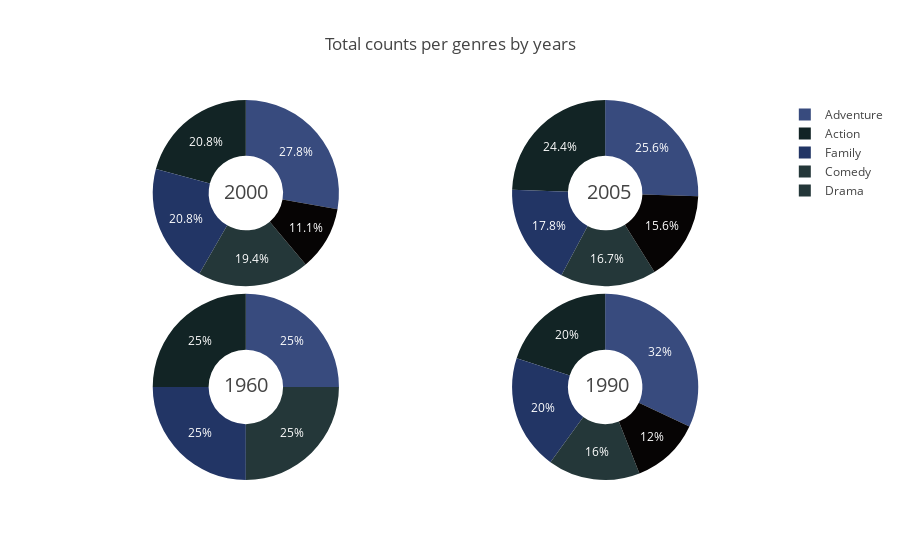

Notebook code cell kept with this figure:
### Code cell
fig = {
    'data': [
        {
            'labels': genre_total_1960,
            'values': total_count_1960,
            'type': 'pie',
            "hole": .4,
            'marker': {'colors': ['rgb(56, 75, 126)',
                                  'rgb(18, 36, 37)',
                                  'rgb(34, 53, 101)',
                                  'rgb(36, 55, 57)',
                                  'rgb(6, 4, 4)']},
            'domain': {'x': [0, .48],
                       'y': [0, .49]},
            'hoverinfo':'label+percent+name',
            "text":[""],
            "textposition":"inside"
    
        },
        {
            'labels': genre_total_1990,
            'values': total_count_1990,
            'marker': {'colors': ['rgb(56, 75, 126)',
                                  'rgb(18, 36, 37)',
                                  'rgb(34, 53, 101)',
                                  'rgb(36, 55, 57)',
                                  'rgb(6, 4, 4)']},
            'type': 'pie',
            "hole": .4,
            'name': '1990',
            'domain': {'x': [.52, 1],
                       'y': [0, .49]},
            'hoverinfo':'label+percent+name',
            "text":[""],
            "textposition":"inside"

        },
        {
            'labels': genre_total_2000,
            'values': total_count_2000,
            'marker': {'colors': ['rgb(56, 75, 126)',
                                  'rgb(18, 36, 37)',
                                  'rgb(34, 53, 101)',
                                  'rgb(36, 55, 57)',
                                  'rgb(6, 4, 4)']},
            'type': 'pie',
            "hole": .4,
            'name': '2000',
            'domain': {'x': [0, .48],
                       'y': [.51, 1]},
            'hoverinfo':'label+percent+name',
            "text":[""],
            "textposition":"inside"
        },
        {
            'labels': genre_total_2005,
            'values': total_count_2005,
            'marker': {'colors': ['rgb(56, 75, 126)',
                                  'rgb(18, 36, 37)',
                                  'rgb(34, 53, 101)',
                                  'rgb(36, 55, 57)',
                                  'rgb(6, 4, 4)']},
            'type': 'pie',
            'name':'2005',
            "hole": .4,
            'domain': {'x': [.52, 1],
                       'y': [.51, 1]},
            'hoverinfo':'label+percent+name',
            "text":[""],
            "textposition":"inside"
        }
    ],
    'layout': {'title': 'Total counts per genres by years',
               'showlegend': True,
               "annotations": [
            {
                "font": {
                    "size": 20
                },
                "showarrow": False,
                "text": "2000",
                "x": 0.205,
                "y": 0.8
            },
            {
                "font": {
                    "size": 20
                },
                "showarrow": False,
                "text": "2005",
                "x": 0.8,
                "y": 0.8
            }
                   ,{
                "font": {
                    "size": 20
                },
                "showarrow": False,
                "text": "1990",
                "x": 0.797,
                "y": 0.21
            }
                   ,{
                "font": {
                    "size": 20
                },
                "showarrow": False,
                "text": "1960",
                "x": 0.205,
                "y": 0.21
            }
        ]}
}

iplot(fig,  show_link=False)

### Figure 1 — Plotly figure (JSON) as saved in the notebook; plotly's stock layout.template omitted (floating-point values rounded to 4 significant figures)
{"data": [{"domain": {"x": [0, 0.48], "y": [0, 0.49]}, "hole": 0.4, "hoverinfo": "label+percent+name", "labels": ["Adventure", "Action", "Family", "Comedy"], "marker": {"colors": ["rgb(56, 75, 126)", "rgb(18, 36, 37)", "rgb(34, 53, 101)", "rgb(36, 55, 57)", "rgb(6, 4, 4)"]}, "text": [""], "textposition": "inside", "type": "pie", "uid": "e9ecb38f-9c2c-4181-bbe6-c204b3367100", "values": [1, 1, 1, 1]}, {"domain": {"x": [0.52, 1], "y": [0, 0.49]}, "hole": 0.4, "hoverinfo": "label+percent+name", "labels": ["Action", "Adventure", "Family", "Drama", "Comedy"], "marker": {"colors": ["rgb(56, 75, 126)", "rgb(18, 36, 37)", "rgb(34, 53, 101)", "rgb(36, 55, 57)", "rgb(6, 4, 4)"]}, "name": "1990", "text": [""], "textposition": "inside", "type": "pie", "uid": "7f4c4cf4-53ea-4b3c-b586-340f8bb244bd", "values": [8, 5, 5, 4, 3]}, {"domain": {"x": [0, 0.48], "y": [0.51, 1]}, "hole": 0.4, "hoverinfo": "label+percent+name", "labels": ["Action", "Adventure", "Comedy", "Drama", "Family"], "marker": {"colors": ["rgb(56, 75, 126)", "rgb(18, 36, 37)", "rgb(34, 53, 101)", "rgb(36, 55, 57)", "rgb(6, 4, 4)"]}, "name": "2000", "text": [""], "textposition": "inside", "type": "pie", "uid": "b46cfd88-7b32-4cbc-9dfa-4d8ff6a33132", "values": [20, 15, 15, 14, 8]}, {"domain": {"x": [0.52, 1], "y": [0.51, 1]}, "hole": 0.4, "hoverinfo": "label+percent+name", "labels": ["Comedy", "Drama", "Family", "Action", "Adventure"], "marker": {"colors": ["rgb(56, 75, 126)", "rgb(18, 36, 37)", "rgb(34, 53, 101)", "rgb(36, 55, 57)", "rgb(6, 4, 4)"]}, "name": "2005", "text": [""], "textposition": "inside", "type": "pie", "uid": "88fe9fff-71bd-4d8f-8240-3893629dd0e0", "values": [23, 22, 16, 15, 14]}], "layout": {"annotations": [{"font": {"size": 20}, "showarrow": false, "text": "2000", "x": 0.205, "y": 0.8}, {"font": {"size": 20}, "showarrow": false, "text": "2005", "x": 0.8, "y": 0.8}, {"font": {"size": 20}, "showarrow": false, "text": "1990", "x": 0.797, "y": 0.21}, {"font": {"size": 20}, "showarrow": false, "text": "1960", "x": 0.205, "y": 0.21}], "showlegend": true, "title": "Total counts per genres by years"}}
